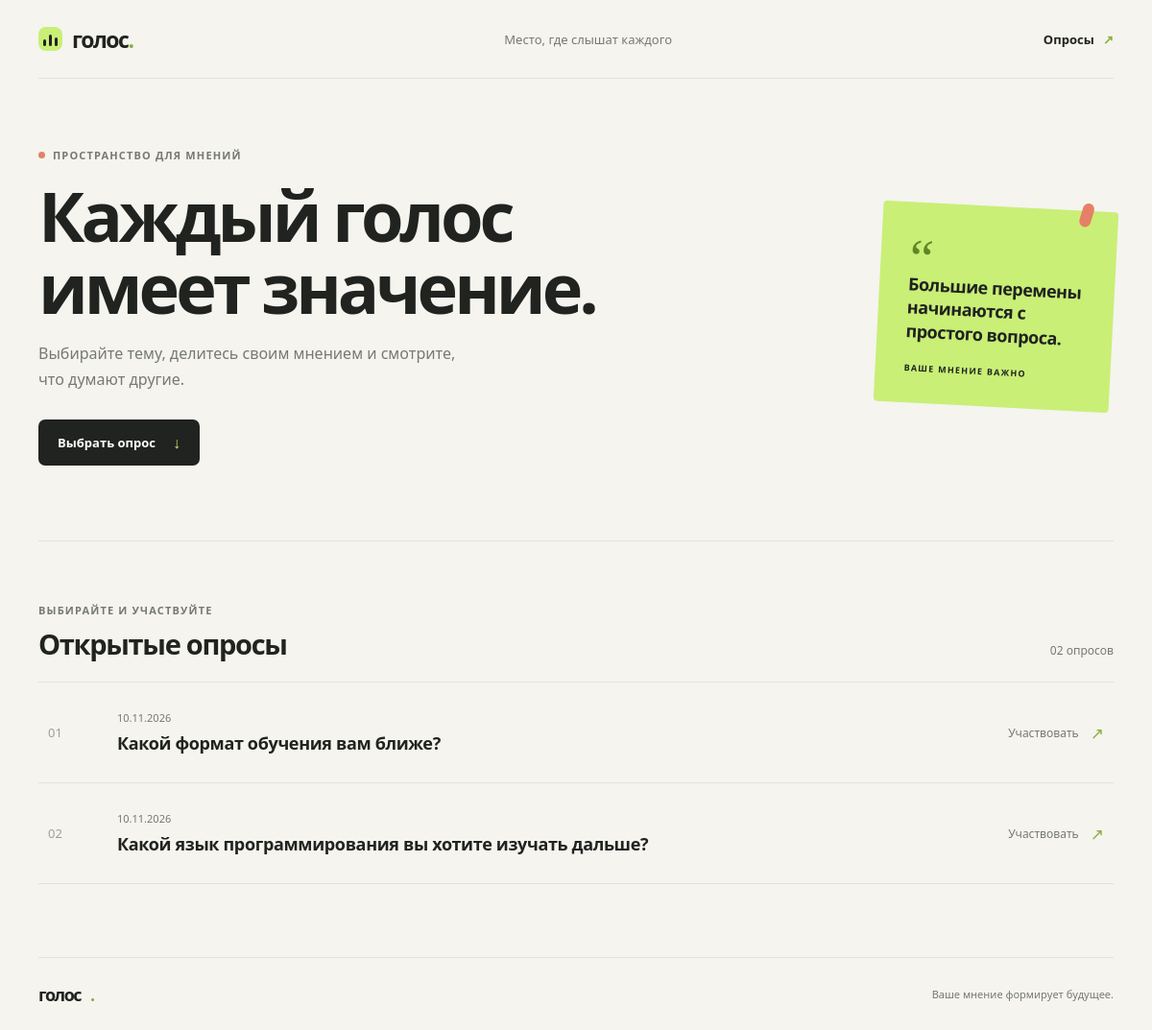
Screenshot of /polls/ with the database file from the repository.
### polls/models.py (models this page shows, shortened)
class Question(models.Model):
    question_text = models.CharField(max_length=200)
    pub_date = models.DateTimeField('date published')

### polls/views.py (the view)
# urls.py: path('', views.IndexView.as_view(), name='index'),
class IndexView(generic.ListView):
    template_name = 'polls/index.html'
    context_object_name = 'latest_question_list'
    def get_queryset(self):
        return Question.objects.filter(
            pub_date__lte=timezone.now(),
        ).order_by('-pub_date')[:5]

### polls/templates/polls/index.html (shortened to what this page needs)
{% extends 'polls/base.html' %}
{% block content %}
    <section class="hero">
        <div class="hero-copy">
            <p class="eyebrow"><span class="eyebrow-dot"></span> Пространство для мнений</p>
            <h1>Каждый голос<br>имеет значение.</h1>
            <p class="hero-description">Выбирайте тему, делитесь своим мнением и смотрите, что думают другие.</p>
            <a class="button button-dark" href="#poll-list">Выбрать опрос <span aria-hidden="true">↓</span></a>
        </div>
        <div class="hero-note" aria-label="Голосование начинается с одного выбора">
            <span class="note-mark" aria-hidden="true">“</span>
            <p>Большие перемены начинаются с простого вопроса.</p>
            <span class="note-caption">ВАШЕ МНЕНИЕ ВАЖНО</span>
        </div>
    </section>
    <section class="poll-section" id="poll-list">
        <div class="section-heading">
            <div>
                <p class="eyebrow">Выбирайте и участвуйте</p>
                <h2>Открытые опросы</h2>
            </div>
            <span class="section-count">{{ latest_question_list|length|stringformat:"02d" }} опросов</span>
        </div>
        {% if latest_question_list %}
            <div class="poll-list">
                {% for question in latest_question_list %}
                    <a class="poll-card" href="{% url 'polls:detail' question.id %}">
                        <span class="poll-number">{{ forloop.counter|stringformat:"02d" }}</span>
                        <span class="poll-card-copy">
                            <span class="poll-date">{{ question.pub_date|date:"d.m.Y" }}</span>
                            <span class="poll-title">{{ question.question_text }}</span>
                        </span>
                        <span class="poll-action">Участвовать <span aria-hidden="true">↗</span></span>
                    </a>
                {% endfor %}
            </div>
        {% else %}
            <div class="empty-state">
                <span class="empty-icon" aria-hidden="true">✳</span>
                <h3>Пока нет открытых опросов</h3>
                <p>Загляните позже — новые вопросы скоро появятся.</p>
            </div>
        {% endif %}
    </section>
{% endblock %}

### polls/static/polls/site.css (style rules this page uses)
:root { color-scheme: light; --ink: #20231f; --muted: #767a72; --paper: #f5f4ef; --white: #fffefa; --line: #e3e3da; --green: #c9ef77; --green-dark: #8cae3c; --coral: #e68068; }
* { box-sizing: border-box; }
html { scroll-behavior: smooth; }
body { margin: 0; background: var(--paper); color: var(--ink); font-family: 'Segoe UI', sans-serif; -webkit-font-smoothing: antialiased; }
a { color: inherit; text-decoration: none; }
.hero { min-height: 415px; display: flex; align-items: center; justify-content: space-between; gap: 50px; padding: 72px 0 78px; border-bottom: 1px solid var(--line); }
.hero-copy { max-width: 580px; }
.eyebrow { display: flex; align-items: center; gap: 8px; margin: 0 0 18px; color: var(--muted); font-size: 11px; font-weight: 700; letter-spacing: 1.15px; text-transform: uppercase; }
.eyebrow-dot { width: 7px; height: 7px; border-radius: 50%; background: var(--coral); }
h1, h2, h3, p { margin-top: 0; }
.hero h1, .page-title { margin-bottom: 18px; font-family: 'Segoe UI', sans-serif; font-size: clamp(42px, 6.5vw, 72px); font-weight: 600; letter-spacing: -4px; line-height: 1.04; }
.hero-description, .page-description { max-width: 460px; margin-bottom: 28px; color: var(--muted); font-size: 16px; line-height: 1.7; }
.button { min-height: 48px; display: inline-flex; align-items: center; justify-content: center; gap: 18px; padding: 0 20px; border: 0; border-radius: 7px; cursor: pointer; font-size: 13px; font-weight: 700; transition: transform 160ms ease, background 160ms ease; }
.button-dark { background: var(--ink); color: var(--white); }
.button span { color: var(--green); font-size: 16px; }
.hero-note { position: relative; width: 245px; min-height: 205px; flex: 0 0 245px; display: flex; flex-direction: column; justify-content: center; padding: 30px; transform: rotate(3deg); border-radius: 4px; background: var(--green); }
.hero-note::after { position: absolute; top: -8px; right: 27px; width: 12px; height: 25px; border-radius: 6px; background: var(--coral); content: ''; transform: rotate(14deg); }
.note-mark { height: 33px; color: #638625; font-family: Georgia, serif; font-size: 56px; line-height: 1; }
.hero-note p { margin: 10px 0 20px; font-family: 'Segoe UI', sans-serif; font-size: 18px; font-weight: 700; letter-spacing: -0.5px; line-height: 1.35; }
.note-caption { font-size: 9px; font-weight: 700; letter-spacing: 1.25px; }
.poll-section { padding: 64px 0 76px; }
.section-heading { display: flex; align-items: flex-end; justify-content: space-between; gap: 20px; margin-bottom: 20px; }
.section-heading .eyebrow { margin-bottom: 8px; }
.section-heading h2 { margin-bottom: 0; font-family: 'Segoe UI', sans-serif; font-size: 29px; font-weight: 600; letter-spacing: -1.3px; }
.section-count { padding-bottom: 4px; color: var(--muted); font-size: 12px; }
.poll-list { border-top: 1px solid var(--line); }
.poll-card { min-height: 105px; display: grid; grid-template-columns: 58px 1fr auto; align-items: center; gap: 14px; padding: 20px 10px; border-bottom: 1px solid var(--line); transition: padding 180ms ease, background 180ms ease; }
.poll-number { color: #9da095; font-family: 'Segoe UI', sans-serif; font-size: 13px; }
.poll-card-copy { display: flex; flex-direction: column; gap: 7px; }
.poll-date { color: var(--muted); font-size: 11px; }
.poll-title { font-family: 'Segoe UI', sans-serif; font-size: 18px; font-weight: 600; letter-spacing: -0.35px; }
.poll-action { display: flex; align-items: center; gap: 12px; color: var(--muted); font-size: 12px; }
.poll-action span { color: var(--green-dark); font-size: 17px; }

### rows the page displays
Question: pub_date "10.11.2026", question_text "Какой формат обучения вам ближе?"
Question: pub_date "10.11.2026", question_text "Какой язык программирования вы хотите изучать дальше?"

### other values shown
{{ latest_question_list|length|stringformat:"02d" }} "02"
